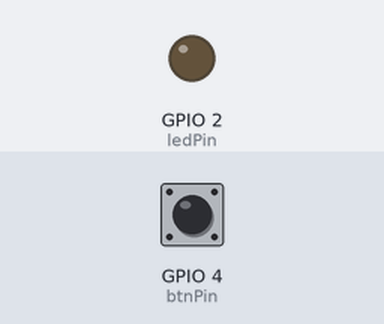
Bench run of a sketch on a simulated ESP8266 (Wemos D1 mini). Shown: output pins drawn as LEDs (lit = HIGH). The test bench sets the inputs (shaded band); at power-on: GPIO 4 (btnPin) LOW. WiFi joins after 1.5 s; servers stay silent unless stated.

Above: at 3.0 s.
3.1 s: GPIO 4 (btnPin) pulled HIGH for 0.15 s
At 4.1 s:
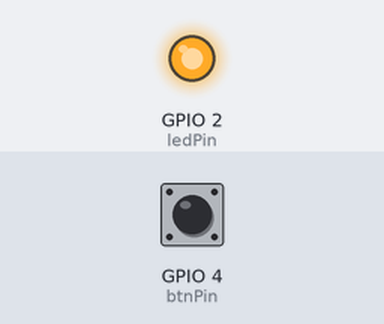
4.7 s: GPIO 4 (btnPin) pulled HIGH for 1 s
At 5.3 s:
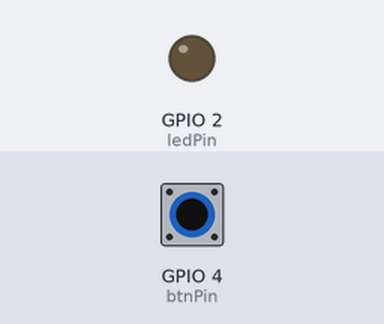
7.2 s: GPIO 4 (btnPin) pulled HIGH for 3.2 s
At 8.4 s:
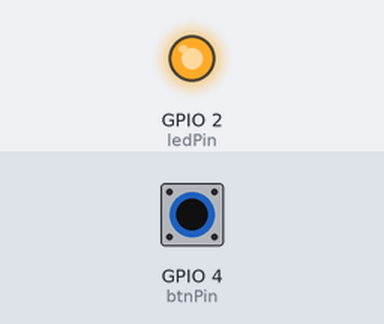
Timing chart, 0 to 10.2 s (numbered marks = the images above; inputs shaded):
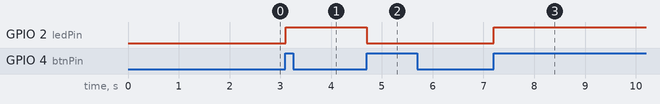

Measured:
- after the input at 3.1 s, GPIO 2 (ledPin): LOW → HIGH at once
- after the input at 4.7 s, GPIO 2 (ledPin): HIGH → LOW at once
- after the input at 7.2 s, GPIO 2 (ledPin): LOW → HIGH at once

The sketch:

1blynk_switch.ino
```cpp
/************************************
  Download latest Blynk library here:
    https://github.com/blynkkk/blynk-library/releases/latest
    Downloads, docs, tutorials: http://www.blynk.cc
    Sketch generator:           http://examples.blynk.cc

D1mini PINMAP
Tx  1
Rx  3
D1  5 (SCL)
D2  4 (SDA)button
D3  0 FLASH
D4  2 <LED>
A0  ADC0
D0  16 wake
D5  14 SCK
D6  12 MISO
D7  13 MOSI
D8  15 SS
 ************************************
  Blynk using a LED widget on your phone!

  App project setup:
    LED widget on V1
 *************************************/

/* Comment this out to disable prints and save space */
#define BLYNK_PRINT Serial


#include <ESP8266WiFi.h>
#include <BlynkSimpleEsp8266.h>

#ifndef STASSID
  #define STASSID "YourNetworkName"
  #define STAPASS "YourPassword"
#endif

// You should get Auth Token in the Blynk App.
// Go to the Project Settings (nut icon).
char auth[] = "YourAuthToken";//"YourAuthToken";

// Your WiFi credentials.
// Set password to "" for open networks.
char ssid[] = STASSID;//"YourNetworkName";
char pass[] = STAPASS;//"YourPassword";

const int ledPin = 2; //D4
const int btnPin = 4; //D2 // Select your pin with physical button

BlynkTimer timer;
void checkPhysicalButton();

int ledState = LOW;
int btnState = LOW;

// Every time we connect to the cloud...
BLYNK_CONNECTED() {
  // Request the latest state from the server
  Blynk.syncVirtual(V2);

  // Alternatively, you could override server state using:
  ///Blynk.virtualWrite(V2, ledState);
}

// When App button is pushed - switch the state
BLYNK_WRITE(V2) {
  ledState = param.asInt();
//  BLYNK_PRINT.println(ledState);//Serial.println(param.asStr());
  digitalWrite(ledPin, ledState);
}

void checkPhysicalButton()
{
  if (digitalRead(btnPin) == HIGH) {
    // btnState is used to avoid sequential toggles
    if (btnState != HIGH) {

      // Toggle LED state
      ledState = !ledState;
      digitalWrite(ledPin, ledState);

      // Update Button Widget
      Blynk.virtualWrite(V2, ledState);
    }
    btnState = HIGH;
  } else {
    btnState = LOW;
  }
}

void setup()
{
  // Debug console
  Serial.begin(9600);

  Blynk.begin(auth, ssid, pass);
  // You can also specify server:
  //Blynk.begin(auth, ssid, pass, "blynk-cloud.com", 80);
  //Blynk.begin(auth, ssid, pass, IPAddress(192,168,1,100), 8080);

  // Setup physical button pin (active low)
  pinMode(ledPin, OUTPUT);
  pinMode(btnPin, INPUT); //(active HIGH)
  timer.setInterval(10L, checkPhysicalButton);
}

void loop()
{
  Blynk.run();
  timer.run();
 // delay(1);
}
```
